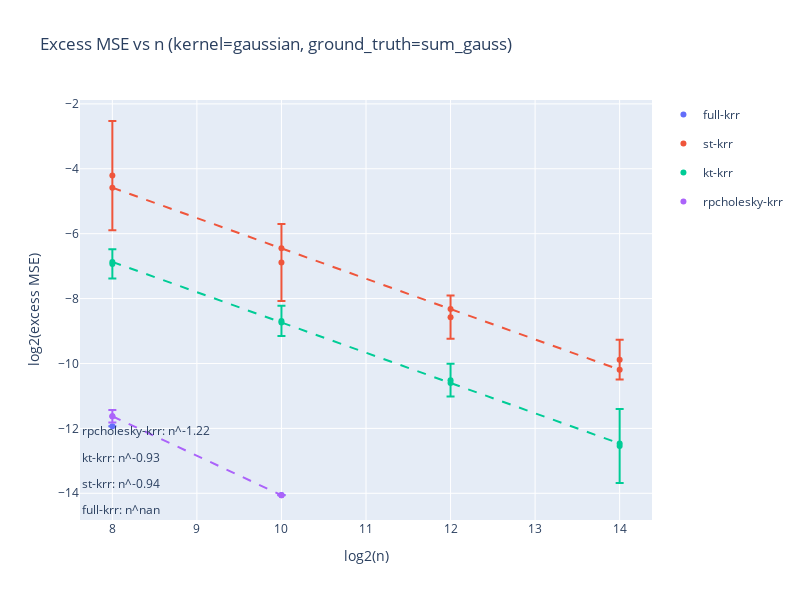

The code cell stored with this chart in its notebook:
### Code cell
fig = go.Figure()

for name in names:
    x = trendline_data[name]['x']
    y = trendline_data[name]['y']

    # add scatter
    scatter = go.Scatter(
        x=x,
        y=y,
        name=name,
        legendgroup=name,
        error_y=dict(
            type='data',
            array=trendline_data[name]['y_std'],
            visible=True,
        ),
        # use markers
        mode='markers',
        marker=dict(
            color=colors_list[names.index(name)],
        )
    )
    fig.add_trace(scatter)

    # add trendline
    try:
        z = np.polyfit(x,y,1)
        y_hat = np.poly1d(z)(x)
        fig.add_trace(go.Scatter(
            x=x,
            y=y_hat,
            name=name,
            legendgroup=name,
            showlegend=False,
            line=dict(
                dash='dash',
                color=scatter['marker']['color'],
            ),
        ))

        # add slope annotation
        fig.add_annotation(
            xref="paper", yref="paper",
            x=0, y=0.25 * names.index(name) / len(names),
            # x=0,y=0,
            text=f"{name}: n^{z[0]:.2f}",
            showarrow=False,
        )
    except LinAlgError:
        print(f"cannot fit trendline for {name}")

fig.update_layout(
    width=800,
    height=600,
    title=f'Excess MSE vs n (kernel={kernel}, ground_truth={ground_truth})',
)
# yaxis title
fig.update_yaxes(title_text=f'log2(excess MSE)')
# xaxis title
fig.update_xaxes(title_text='log2(n)')
fig.update_xaxes(title_text='log2(n)')
fig.show()

### Figure 1 — Plotly figure (JSON) as saved in the notebook; plotly's stock layout.template omitted (floating-point values rounded to 4 significant figures)
{"data": [{"error_y": {"array": [0, 0, null, null], "type": "data", "visible": true}, "legendgroup": "full-krr", "marker": {"color": "#636EFA"}, "mode": "markers", "name": "full-krr", "type": "scatter", "x": [8, 10, 12, 14], "y": [-11.93, -14.06, null, null]}, {"legendgroup": "full-krr", "line": {"color": "#636EFA", "dash": "dash"}, "name": "full-krr", "showlegend": false, "type": "scatter", "x": [8, 10, 12, 14], "y": [null, null, null, null]}, {"error_y": {"array": [1.682, 1.188, 0.6659, 0.6112], "type": "data", "visible": true}, "legendgroup": "st-krr", "marker": {"color": "#EF553B"}, "mode": "markers", "name": "st-krr", "type": "scatter", "x": [8, 10, 12, 14], "y": [-4.21, -6.886, -8.572, -9.882]}, {"legendgroup": "st-krr", "line": {"color": "#EF553B", "dash": "dash"}, "name": "st-krr", "showlegend": false, "type": "scatter", "x": [8, 10, 12, 14], "y": [-4.582, -6.452, -8.323, -10.19]}, {"error_y": {"array": [0.4502, 0.4643, 0.5018, 1.142], "type": "data", "visible": true}, "legendgroup": "kt-krr", "marker": {"color": "#00CC96"}, "mode": "markers", "name": "kt-krr", "type": "scatter", "x": [8, 10, 12, 14], "y": [-6.931, -8.688, -10.51, -12.54]}, {"legendgroup": "kt-krr", "line": {"color": "#00CC96", "dash": "dash"}, "name": "kt-krr", "showlegend": false, "type": "scatter", "x": [8, 10, 12, 14], "y": [-6.87, -8.736, -10.6, -12.47]}, {"error_y": {"array": [0.1955, 1.047e-06], "type": "data", "visible": true}, "legendgroup": "rpcholesky-krr", "marker": {"color": "#AB63FA"}, "mode": "markers", "name": "rpcholesky-krr", "type": "scatter", "x": [8, 10], "y": [-11.63, -14.06]}, {"legendgroup": "rpcholesky-krr", "line": {"color": "#AB63FA", "dash": "dash"}, "name": "rpcholesky-krr", "showlegend": false, "type": "scatter", "x": [8, 10], "y": [-11.63, -14.06]}], "layout": {"annotations": [{"showarrow": false, "text": "full-krr: n^nan", "x": 0, "xref": "paper", "y": 0, "yref": "paper"}, {"showarrow": false, "text": "st-krr: n^-0.94", "x": 0, "xref": "paper", "y": 0.0625, "yref": "paper"}, {"showarrow": false, "text": "kt-krr: n^-0.93", "x": 0, "xref": "paper", "y": 0.125, "yref": "paper"}, {"showarrow": false, "text": "rpcholesky-krr: n^-1.22", "x": 0, "xref": "paper", "y": 0.1875, "yref": "paper"}], "height": 600, "title": {"text": "Excess MSE vs n (kernel=gaussian, ground_truth=sum_gauss)"}, "width": 800, "xaxis": {"title": {"text": "log2(n)"}}, "yaxis": {"title": {"text": "log2(excess MSE)"}}}}
